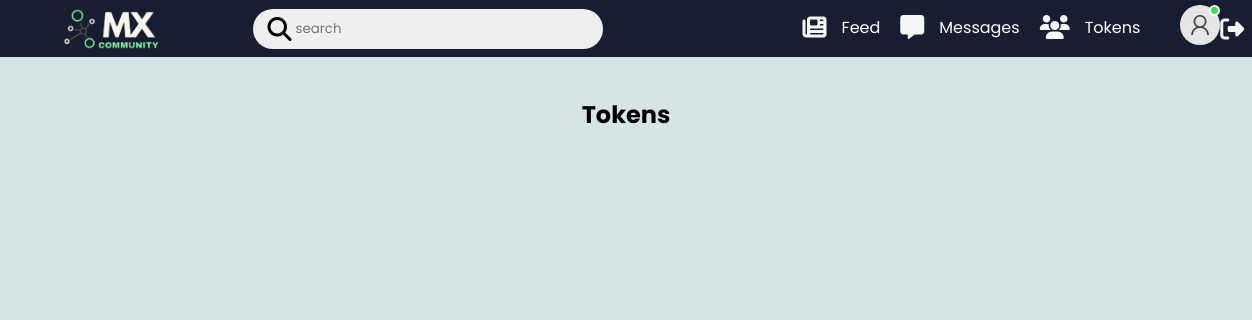
The page /tokens/ on the database as committed earlier.
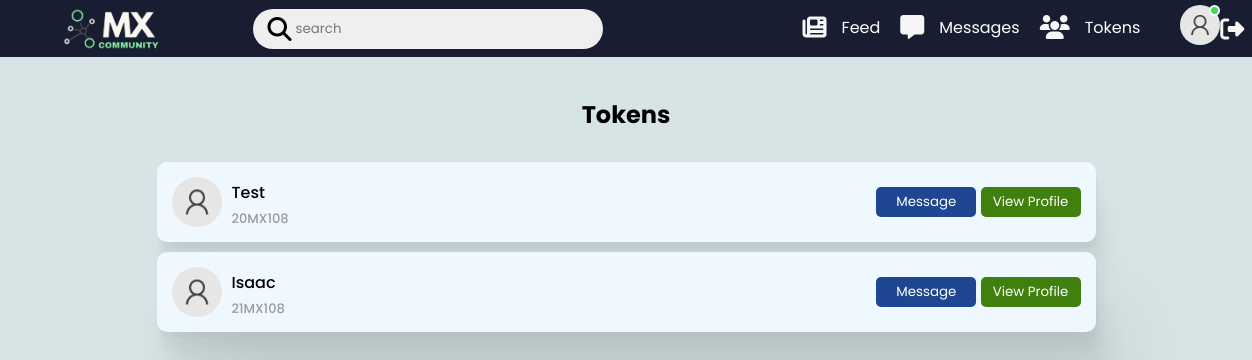
The same page on the database as committed later.
### mca/models.py (models this page shows, shortened)
class tokens(models.Model):
    roll_no = models.CharField(max_length=7,null=False,unique=True,verbose_name='Roll No')
    first_name = models.CharField(max_length=50,verbose_name='First Name')
    last_name = models.CharField(max_length=50,verbose_name='Last Name')

### mca/views.py (the view)
# urls.py: path('tokens/',views.token,name='tokens'),
def token(request):
    names = tokens.objects.order_by('roll_no')
    d = {'token':names}
    return render(request,'tokens.html',d)

### mx_community/templates/tokens.html (shortened to what this page needs)
{% extends 'base.html' %}
{% load static %}
{% block page %}
    <div class="tokens-container">
        <h1>Tokens</h1>
        {% for i in token %}
        <div class="token-box">
            <div class="user-profile">
                <img src="{% static '/img/user.png' %}" alt="">
                <p>{{i.first_name}} <br><span>{{i.roll_no}}</span></p>
            </div>
            <div class="buttons">
                <button type="button" style="background-color:#1F4690;">Message</button>
                <button type="button" >View Profile</button>
            </div>
        </div>
        {% endfor %}
    </div>
{% endblock %}

### mx_community/templates/base.html (shortened to what this page needs)
<!DOCTYPE html>
<html lang="en">
<head>
    {% load static %}
    <link rel="stylesheet" href="{% static '/css/style.css' %}">
</head>
<body>
        <nav>
            <div class="nav-right">
                <img src="{% static '/img/logo.png' %}" class="logo">
              <div class="search-box">
                <i class="fa-solid fa-magnifying-glass"></i>
                  <input type="text" placeholder="search">
              </div>
            </div>
            <div class="nav-left">
                <ul>
                  <div class="nav-icons">
                    <div class="nico">
                    <li><a href="{% url 'feed' %}"><i class="fa-solid fa-newspaper"></i></a></li>
                    <p>Feed</p>
                    </div>
                    <div class="nico">
                    <li><a href="#"><i class="fa-solid fa-message"></i></a></li>
                    <p>Messages</p>
                    </div>
                    <div class="nico">
                    <li><a href="{% url 'tokens' %}"><i class="fa-solid fa-users"></i></a></li>
                    <p>Tokens</p>
                    </div>
                  </div>
                  </ul>
              </div>
              <div class="nav-user-icon online">
                <img src="{% static '/img/user.png' %}">
              </div>
              <i class="fa-solid fa-right-from-bracket"></i>
          </nav>
    <section>
        {% block page %}
        {% endblock %}
    </section>
</body>
</html>

### mx_community/static/css/style.css (style rules this page uses)
:root { --thColor: #181D31; --bdyColor: #D6E4E5; }
* { margin: 0; padding: 0; font-family: 'Poppins','sans-serif'; box-sizing: border-box; }
body { background: var(--bdyColor); }
nav { display: flex; align-items: center; justify-content: space-around; background: var(--thColor); padding: 5px 5%; position: sticky; top: 0; z-index: 100; }
.nav-icons { display: flex; justify-content: space-between; align-items: center; }
.nav-icons p { color: #fff; }
.nico { display: flex; flex-direction: row; margin-left: 5px; cursor: pointer; }
.logo { width: 100px; margin-right: 90px; }
.nav-left, .nav-right { display: flex; align-items: center; }
.nav-left { margin-left: 180px; }
.nav-left ul li { list-style: none; display: inline-block; }
.nav-left ul li i { font-size: 24px; margin: 0 15px; }
.nav-user-icon img { margin-left: 40px; width: 40px; border-radius: 50%; cursor: pointer; }
i { font-size: 24px; color: #F6F6F6; }
.search-box { background: #efefef; width: 350px; border-radius: 20px; display: flex; align-items: center; padding: 0 15px; }
.search-box i { width: 18px; color: #000; }
.search-box input { width: 100%; background: transparent; padding: 10px; outline: none; border: 0; }
.online { position: relative; }
.online::after { content: ''; width: 7px; height: 7px; border: 2px solid #fff; border-radius: 50%; background: #41db51; position: absolute; top: 0; right: 0; }
.user-profile { display: flex; align-items: center; }
.user-profile img { width: 45px; border-radius: 50%; margin-right: 10px; }
.user-profile p { margin-bottom: -5px; font-weight: 500; color: #626262; }
.user-profile span { font-size: 13px; color: #9a9a9a; }
.tokens-container { width: 75%; margin: auto; }
.tokens-container h1 { text-align: center; padding-top: 40px; margin-bottom: 30px; }
.token-box { display: flex; justify-content: space-between; align-items: center; padding: 15px; border-radius: 10px; background-color: aliceblue; box-shadow: 1.5px 6.4px 3.6px rgba(0, 0, 0, 0.025), 4.3px 17.8px 10px rgba(0, 0, 0, 0.035), 10.3px 42.8px 24.1px rgba(0, 0, 0, 0.046), 34px 142px 80px rgba(0, 0, 0, 0.07); margin-bottom: 10px; }
.token-box p { color: #000; }
.token-box img { border-radius: 50%; width: 50px; }
.token-box button { width: 100px; height: 30px; background-color: #40800f; border: none; border-radius: 5px; color: #fff; }

Rows that differ between the two databases and show on the page:
added tokens: first_name "Test", roll_no "20MX108"
added tokens: first_name "Isaac", roll_no "21MX108"
